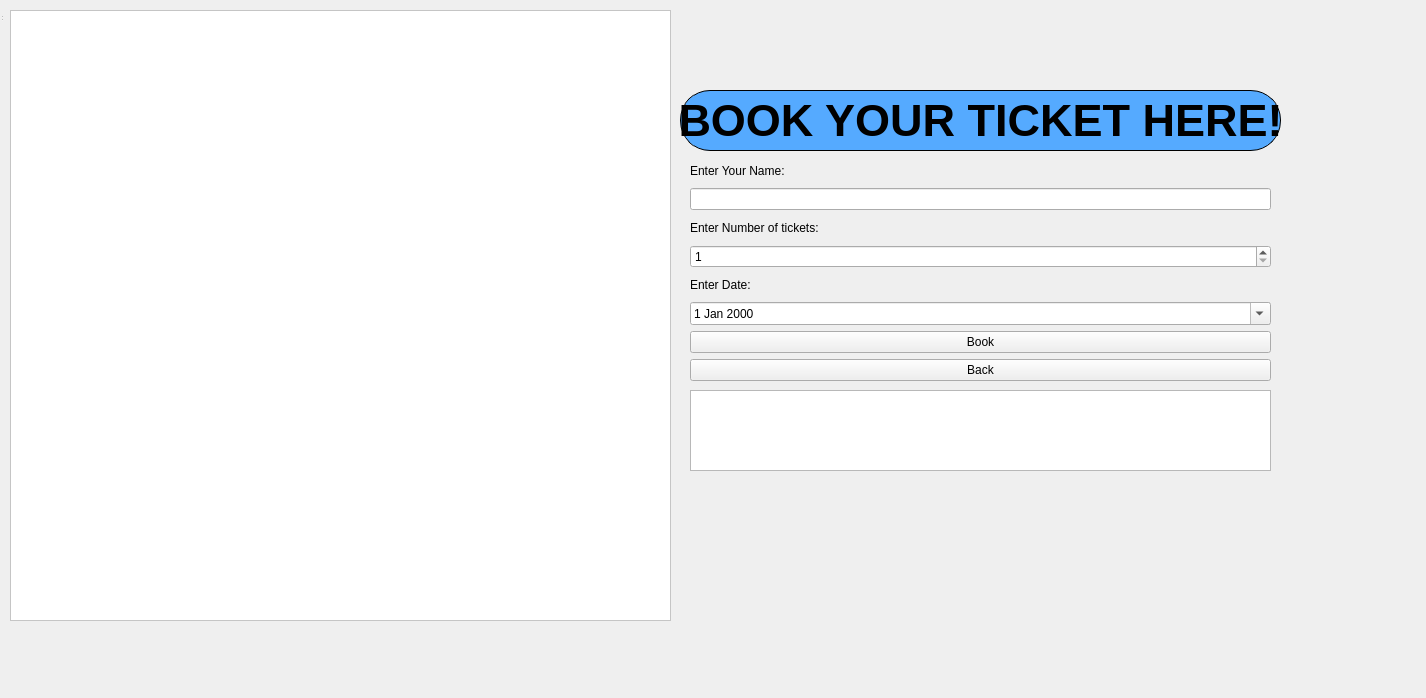
<?xml version="1.0" encoding="UTF-8"?>
<ui version="4.0">
 <class>Passenger_BookTicket</class>
 <widget class="QWidget" name="Passenger_BookTicket">
  <property name="geometry">
   <rect>
    <x>0</x>
    <y>0</y>
    <width>1426</width>
    <height>698</height>
   </rect>
  </property>
  <property name="windowTitle">
   <string>Book Ticket</string>
  </property>
  <widget class="QWidget" name="centralwidget" native="true">
   <property name="geometry">
    <rect>
     <x>0</x>
     <y>0</y>
     <width>1461</width>
     <height>691</height>
    </rect>
   </property>
   <widget class="QWidget" name="layoutWidget">
    <property name="geometry">
     <rect>
      <x>690</x>
      <y>160</y>
      <width>581</width>
      <height>221</height>
     </rect>
    </property>
    <layout class="QVBoxLayout" name="verticalLayout">
     <item>
      <widget class="QLabel" name="label_2">
       <property name="text">
        <string>Enter Your Name:</string>
       </property>
      </widget>
     </item>
     <item>
      <widget class="QLineEdit" name="passengerNameLineEdit_Passenger"/>
     </item>
     <item>
      <widget class="QLabel" name="label">
       <property name="text">
        <string>Enter Number of tickets:</string>
       </property>
      </widget>
     </item>
     <item>
      <widget class="QSpinBox" name="numTicketsSpinBox_Passenger">
       <property name="minimum">
        <number>1</number>
       </property>
      </widget>
     </item>
     <item>
      <widget class="QLabel" name="label_3">
       <property name="text">
        <string>Enter Date:</string>
       </property>
      </widget>
     </item>
     <item>
      <widget class="QDateEdit" name="flightDateSelection_Passenger">
       <property name="calendarPopup">
        <bool>true</bool>
       </property>
      </widget>
     </item>
     <item>
      <widget class="QPushButton" name="bookTicketButton_Passenger">
       <property name="text">
        <string>Book</string>
       </property>
      </widget>
     </item>
     <item>
      <widget class="QPushButton" name="backButton_Passenger">
       <property name="text">
        <string>Back</string>
       </property>
      </widget>
     </item>
    </layout>
   </widget>
   <widget class="QTableWidget" name="availableFlightsTableWidget_Passenger">
    <property name="geometry">
     <rect>
      <x>10</x>
      <y>10</y>
      <width>661</width>
      <height>611</height>
     </rect>
    </property>
    <property name="styleSheet">
     <string notr="true">background-color: rgb(255, 255, 255);</string>
    </property>
   </widget>
   <widget class="QTableWidget" name="Showselectedflight">
    <property name="geometry">
     <rect>
      <x>690</x>
      <y>390</y>
      <width>581</width>
      <height>81</height>
     </rect>
    </property>
   </widget>
   <widget class="QPushButton" name="pushButton_8">
    <property name="geometry">
     <rect>
      <x>680</x>
      <y>90</y>
      <width>601</width>
      <height>61</height>
     </rect>
    </property>
    <property name="styleSheet">
     <string notr="true">QPushButton {
    font-weight: bold;   /* Makes the text bold */
    font-size: 45px;     /* Adjust the size as needed, e.g., 16px, 20px */
    color: BLACK; 
    border-radius: 30px;
    background-color: rgb(85, 170, 255); /* Initial background color: Blue */
    border: 1px solid black;
}

QPushButton:hover {
    color: rgb(85, 170, 255); /* Text color on hover: Blue (the initial background color) */
    background-color: rgb(255, 255, 255); /* Background color on hover: White */
}

QPushButton:pressed {
    color: rgb(255, 255, 255); /* Initial text color: White */
    background-color: rgb(85, 170, 255); /* Initial background color: Blue */
}</string>
    </property>
    <property name="text">
     <string>BOOK YOUR TICKET HERE!</string>
    </property>
   </widget>
  </widget>
  <widget class="QStatusBar" name="statusbar">
   <property name="geometry">
    <rect>
     <x>0</x>
     <y>0</y>
     <width>3</width>
     <height>22</height>
    </rect>
   </property>
  </widget>
 </widget>
 <resources/>
 <connections/>
</ui>
